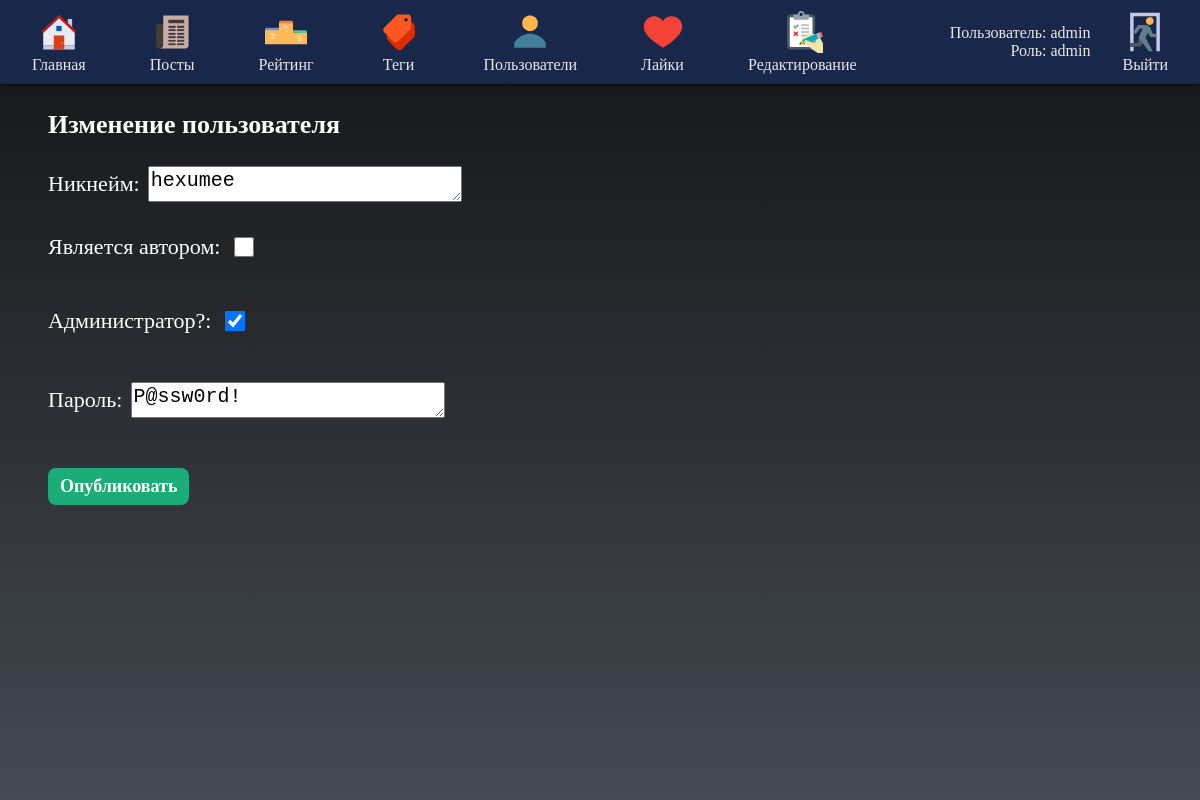
Page /user_update/1 (signed in) on the committed database.
### lab7_django/models.py (models this page shows, shortened)
class Users(Model):
    idx = AutoField(verbose_name="Индекс", primary_key=True)
    username = TextField(verbose_name="Никнейм", unique=True)
    utype = BooleanField(verbose_name="Является автором")
    uadmin = BooleanField(verbose_name="Администратор?", default=False)
    password1 = TextField(verbose_name="Пароль")
    password2 = TextField(verbose_name="Пароль еще раз")
    class Meta:
        verbose_name = "Пользователь"
        verbose_name_plural = "Пользователи"

### lab7_django/views.py (the view, shortened to what this page needs)
# urls.py: path("user_update/<int:pk>", views.UserUpdateView.as_view(), name="user_update"),
class UserUpdateView(UpdateView):
    model = Users
    template_name = 'users/user_update.html'
    fields = ['idx', 'username', 'utype', 'uadmin', 'password1']
    def get(self, request, *args, **kwargs):
        if get_role(self.request.user) not in ("admin"):
            return index(request)
        self.object = self.get_object()
        return super(UserUpdateView, self).get(request, *args, **kwargs)
    def get_context_data(self, **kwargs):
        context = super(UserUpdateView, self).get_context_data(**kwargs)
        context['role'] = get_role(self.request.user)
        return context

### lab7_django/views.py (called while the page is built)
def get_role(user):
    role = "None"
    if user.is_authenticated:
        if user.groups.filter(name='admin').exists() or user.is_superuser:
            role = "admin"
        elif user.groups.filter(name='author').exists():
            role = "author"
        elif user.groups.filter(name='reader').exists():
            role = "reader"
    return role

### lab7_django/templates/users/user_update.html (shortened to what this page needs)
{% load static %}
<html>
    <head>
        <link href="{% static 'css/main.css' %}" rel="stylesheet">
        <link href="{% static 'css/user_update.css' %}" rel="stylesheet">
        <link href="{% static 'css/header.css' %}" rel="stylesheet">
    </head>
    <body>
        {% include 'main/header.html' %}
        <container>
            <div>
                {% if source == "publish" %}
                    <h3>Добавление пользователя</h3>
                {% else %}
                    <h3>Изменение пользователя</h3>
                {% endif %}
                <form method="post">
                    <div id="nick_block">
                        <label>Никнейм: </label>
                        {{ form.username }}
                    </div>
                    <div id="text_block">
                        <label>Является автором: </label>
                        {{ form.utype }}
                    </div>
                    <div id="text_block">
                        <label>Администратор?: </label>
                        {{ form.uadmin }}
                    </div>
                    <div id="nick_block">
                        <label>Пароль: </label>
                        {{ form.password1 }}
                    </div>
                    <br>
                    <button id="pub" type="submit">Опубликовать</button>
                </form>
            </div>
        </container>
    </body>
</html>

### lab7_django/templates/main/header.html (shortened to what this page needs)
{% load static %}
<header>
    <navbar>
        <a href="{% url 'index' %}">
            <div id="goHome">
                <img id="homePic" src="{% static 'images/icons/menu/home.svg' %}" alt="Домой">
                <label>Главная</label>
            </div>
        </a>
        <a href="{% url 'posts' %}">
            <div id="goPosts">
                <img id="postsPic" src="{% static 'images/icons/menu/posts.svg' %}" alt="Посты">
                <label>Посты</label>
            </div>
        </a>
        {% if role == "admin" %}
        <a href="{% url 'rating' %}">
            <div id="goRating">
                <img id="ratingPic" src="{% static 'images/icons/menu/leaderboard.svg' %}" alt="Рейтинг">
                <label>Рейтинг</label>
            </div>
        </a>
        {% endif %}
        {% if role == "admin" or role == "author" %}
        <a href="{% url 'tags' %}">
            <div id="goPostTags">
                <img id="postTagsPic" src="{% static 'images/icons/menu/tags.svg' %}" alt="Теги">
                <label>Теги</label>
            </div>
        </a>
        {% endif %}
        {% if role == "admin" %}
        <a href="{% url 'users' %}">
            <div id="goUsers">
                <img id="usersPic" src="{% static 'images/icons/menu/users.svg' %}" alt="Пользователи">
                <label>Пользователи</label>
            </div>
        </a>
        <a href="{% url 'likes' %}">
            <div id="goLikes">
                <img id="likesPic" src="{% static 'images/icons/menu/liked.svg' %}" alt="Лайки">
                <label>Лайки</label>
            </div>
        </a>
        <a href="{% url 'post_admin' %}">
            <div id="goPostAdmin">
                <img id="postAdminPic" src="{% static 'images/icons/menu/done.svg' %}" alt="ПостоАдминка">
                <label>Редактирование</label>
            </div>
        </a>
        {% endif %}
        {% if user.is_authenticated %}
        <div id="info_logout">
            <div style="display: flex; flex-direction: column; align-items: flex-end; margin-right: 32px;">
                <label>Пользователь: {{user}}</label>
                <label>Роль: {{role}}</label>
            </div>
            <a href="{% url 'logout' %}?next=/">
                <div id="goLogout">
                    <img id="logoutPic" src="{% static 'images/icons/menu/exit.svg' %}" alt="ПостоАдминка">
                    <label>Выйти</label>
                </div>
            </a>
        </div>
        {% endif %}
    </navbar>
</header>

### static/css/main.css (style rules this page uses)
container { width: 100%; display: block; position: absolute; height: auto; bottom: 0; top: 84px; left: 0; right: 0; background: linear-gradient(to top, #454952, #18191b); }
container h3 { color: white; font-family: "Nunito", serif; font-size: 26px; }
container div { padding-left: 48px; }

### static/css/user_update.css (style rules this page uses)
form div { padding: 0; }
container { overflow: auto; }
#nick_block { display: flex; flex-direction: row; align-items: center; margin-bottom: 32px; }
#nick_block label { font-size: 22px; font-family: "Nunito", serif; color: white; margin-right: 8px; }
#nick_block textarea { width: 27.3%; height: 36px; font-size: 20px; }
#text_block { display: flex; flex-direction: row; margin-bottom: 48px; }
#text_block label { font-size: 22px; font-family: "Nunito", serif; color: white; margin-right: 8px; }
#text_block input { width: 24px; font-size: 18px; font-family: "Nunito", serif; }
#pub { border: 0; background-color: #1cac78; color: white; font-family: "Nunito", serif; font-size: 18px; padding: 8px 12px; font-weight: bold; border-radius: 8px; }

### static/css/header.css (style rules this page uses)
body { margin: 0; }
header { width: 100%; height: 84px; background: #19284a; display: flex; align-items: center; position: absolute; top: 0; z-index: 2; box-shadow: 0 0 4px; }
navbar { display: flex; margin-left: 32px; }
navbar a { text-decoration: none; outline: none; }
navbar label { font-size: 16px; color: #e7e7e7; font-family: "Nunito", serif; cursor: pointer; }
navbar a+a { margin-left: 64px; }
navbar div img+label { margin-top: 3px; }
navbar div { display: flex; flex-direction: column; align-items: center; }
navbar img { width: 42px; height: 42px; }
#log_reg, #info_logout { display: flex; flex-direction: row; position: absolute; right: 32px; }

### rows in the picture
Users: username "hexumee", uadmin "☑", password1 "P@ssw0rd!"

### other values in the picture
{{ user }} "admin"
{{ role }} "admin"
